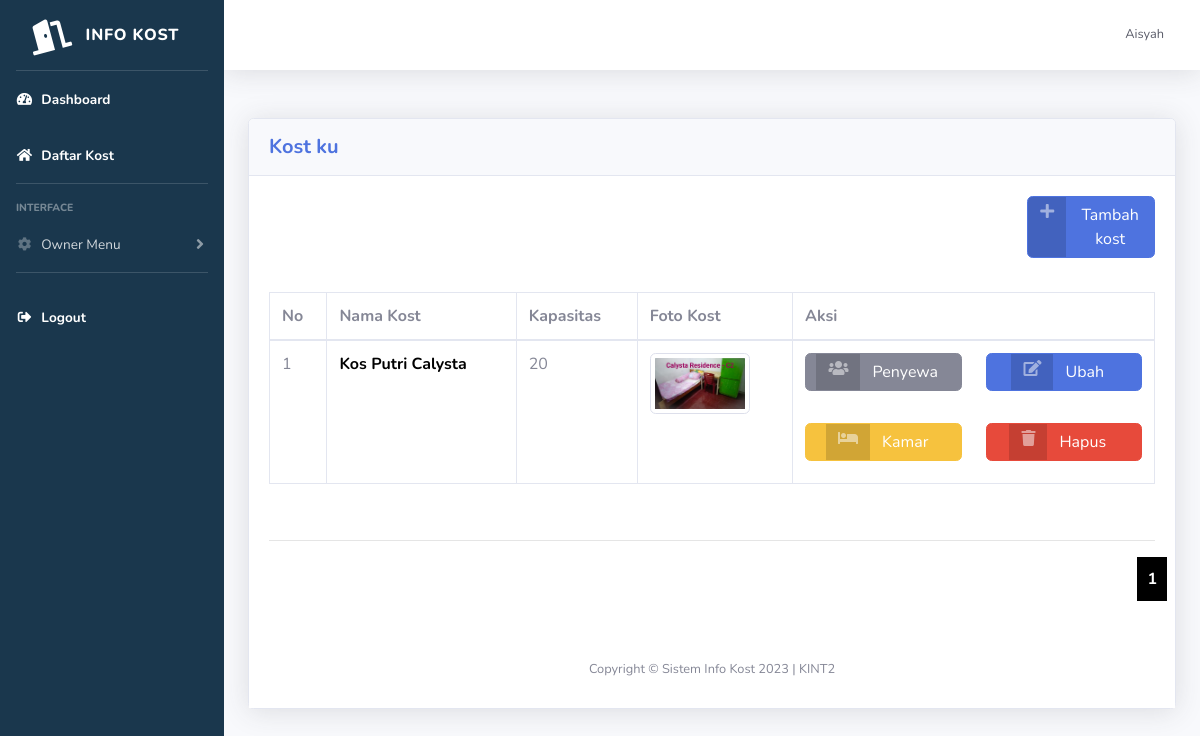
The page /kost/properti.php (signed in) on the database as committed earlier.
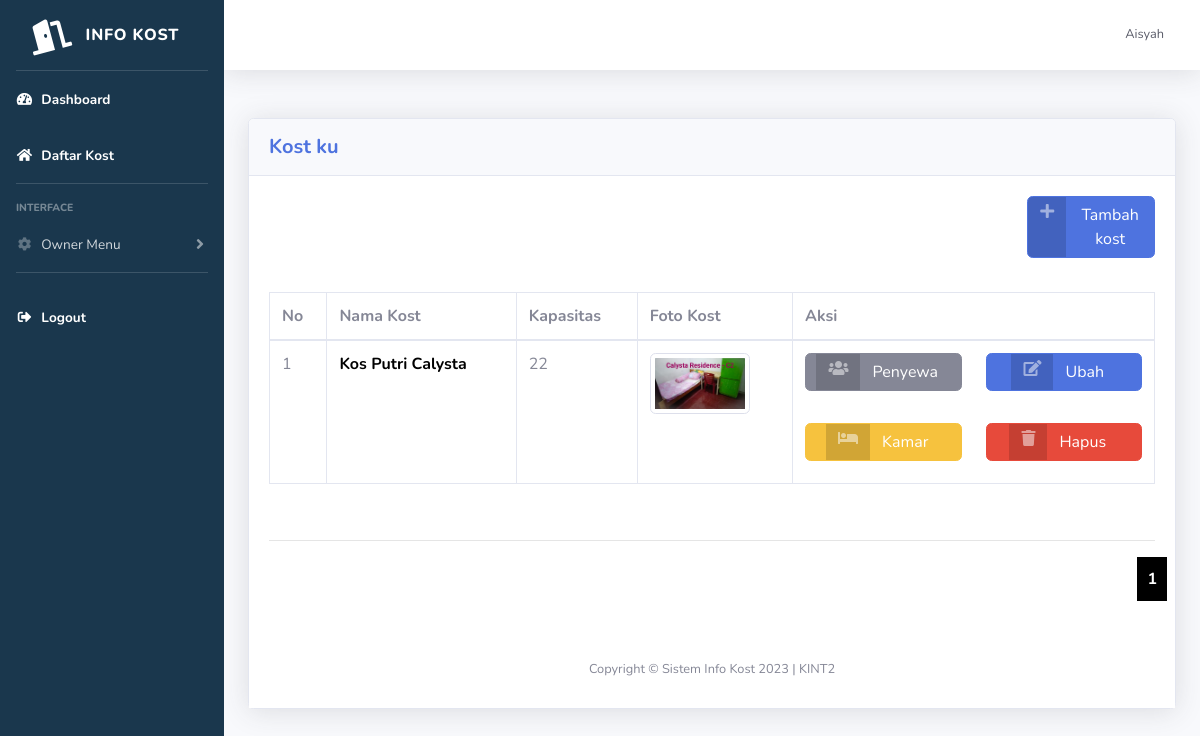
The same page on the database as committed later.
### tables this page shows
CREATE TABLE `kost` (
  `id_kost` int(11) NOT NULL,
  `nama_kost` varchar(255) NOT NULL,
  `tipe_kost` varchar(255) NOT NULL,
  `jenis_kost` varchar(255) NOT NULL,
  `jumlah_kamar` int(11) NOT NULL,
  `tanggal_tagih` date NOT NULL,
  `nama_pemilik` text NOT NULL,
  `nama_bank` text NOT NULL,
  `no_rekening` int(11) NOT NULL,
  `foto_bangunan_utama` varchar(255) NOT NULL,
  `foto_kamar` varchar(255) NOT NULL,
  `foto_kamar_mandi` varchar(255) NOT NULL,
  `foto_interior` varchar(255) NOT NULL,
  `provinsi` varchar(25) NOT NULL,
  `kota` varchar(25) NOT NULL,
  `kecamatan` varchar(25) NOT NULL,
  `kelurahan` varchar(25) NOT NULL,
  `alamat` varchar(255) NOT NULL,
  `harga_sewa` int(11) NOT NULL,
  `kontak` varchar(255) NOT NULL,
  `deskripsi` text NOT NULL,
  `id_pemilik` int(11) NOT NULL,
  `fasilitas_kost` text NOT NULL
);

### kost/properti.php (the view, shortened to what this page needs)
<?php
include 'includes/header.php';
$jumlah_data_perhalaman = 10;
$jumlah_halaman = ceil(mysqli_num_rows(mysqli_query($koneksi, "SELECT * FROM kost JOIN user ON kost.id_pemilik = user.id")) / $jumlah_data_perhalaman);
if (isset($_GET['halaman'])) {
    $halaman_aktif = $_GET['halaman'];
} else {
    $halaman_aktif = 1;
}
$awalData = ($jumlah_data_perhalaman * $halaman_aktif) - $jumlah_data_perhalaman;
$username = $_SESSION['username'];
$data = mysqli_query($koneksi, "SELECT * FROM user WHERE username='$username' LIMIT $awalData,$jumlah_data_perhalaman");
$f = mysqli_fetch_array($data);
$id = $f['id'];
$query = "SELECT kost.*, COALESCE(SUM(kamar.jumlah_kamar), 0) AS total_kamar
          FROM kost
          LEFT JOIN kamar ON kost.id_kost = kamar.id_kost
          WHERE kost.id_pemilik='$id'
          GROUP BY kost.id_kost";
$data_2 = mysqli_query($koneksi, $query);
?>
<div class="container-fluid">
<div class="card shadow mb-4">
  <div class="card-header py-3">
    <h5 class="m-0 font-weight-bold text-primary">Kost ku</h5>
  </div>
  <div class="card-body">
    <div class="table-responsive">
      <table class="table table-bordered" id="dataTable" width="100%" cellspacing="0">
        <thead>
          <tr>
            <th>No</th>
            <th>Nama Kost</th>
            <th>Kapasitas</th>
            <th>Foto Kost</th>
            <th>Aksi</th>
          </tr>
        </thead>
      <tbody>
      <div class="row">
      <div class="col-md-10"></div>
      <div class="col-md-2 d-flex align-items-center">
        <a href="tambah_kost.php" class="btn btn-primary btn-icon-split">
          <span class="icon text-white-50">
            <i class="fas fa-plus"></i>
          </span>
          <span class="text">Tambah kost</span>
        </a>
      </div>
    </div>
        <br>
        <?php
        $i = 0;
        while ($d = mysqli_fetch_array($data_2)) {
          $i++;
        ?>
          <tr>
            <td><?php echo $i  ?></td>
            <td>
              <a style="font-weight:bold;text-decoration: none;color:black" href="tampilan-kost.php?id_kost=<?php echo $d['id_kost']; ?>">
                <?php echo $d['nama_kost'] ?>
              </a>
            </td>
            <td><?php echo $d['jumlah_kamar'] ?></td>
            <td><img class="img-thumbnail" src="../img/foto_kost/kamar/<?php echo $d['foto_kamar'] ?>" alt=""></td>
            <td>
                <div class="row">
                    <div class="col">
                        <a href="penyewa.php?id_kost=<?php echo $d['id_kost'] ?>" class="btn btn-secondary btn-icon-split">
                            <span class="icon text-white-50">
                                <i class="fa fa-users"></i>
                            </span>
                            <span class="text">Penyewa</span>
                        </a>
                    </div>
                    <div class="col">
                        <a href="properti_edit.php?id_kost=<?php echo $d['id_kost'] ?>" class="btn btn-primary btn-icon-split">
                            <span class="icon text-white-50">
                                <i class="fas fa-edit"></i>
                            </span>
                            <span class="text">Ubah</span>
                        </a>
                    </div>
                </div>
                <br>
                <div class="row">
                    <div class="col">
                        <a href="daftar-kamar.php?id_kost=<?php echo $d['id_kost'] ?>" class="btn btn-warning btn-icon-split">
                            <span class="icon text-white-50">
                                <i class="fa fa-bed"></i>
                            </span>
                            <span class="text">Kamar</span>
                        </a>
                    </div>
                    <div class="col">
                        <a href="php/hapus.php?id_kost=<?php echo $d['id_kost'] ?>" class="btn btn-danger btn-icon-split">
                            <span class="icon text-white-50">
                                <i class="fa fa-trash"></i>
                            </span>
                            <span class="text">Hapus</span>
                        </a>
                    </div>
                </div>
            </td>
          </tr>
        <?php } ?>
      </tbody>
    </table>
  </div>
  <br>
  <hr>
  <div class="row">
    <?php for ($i = 1; $i <= $jumlah_halaman; $i++) : ?>
      <?php if ($i == $halaman_aktif) : ?>
        <a style="font-weight: bold;background-color:black;padding:10px;color:white;" href="?halaman=<?php echo $i ?>"><?php echo $i ?></a>
      <?php else : ?>
        <a style="font-weight: bold;background-color:red;padding:10px;color:white" href="?halaman=<?php echo $i ?>"><?php echo $i ?></a>
      <?php endif; ?>
    <?php endfor; ?>
  </div>
</div>
<?php
include 'includes/footer.php';
?>

Rows that differ between the two databases and show on the page:
changed kost "Kos Putri Calysta": jumlah_kamar "20" → "22"
